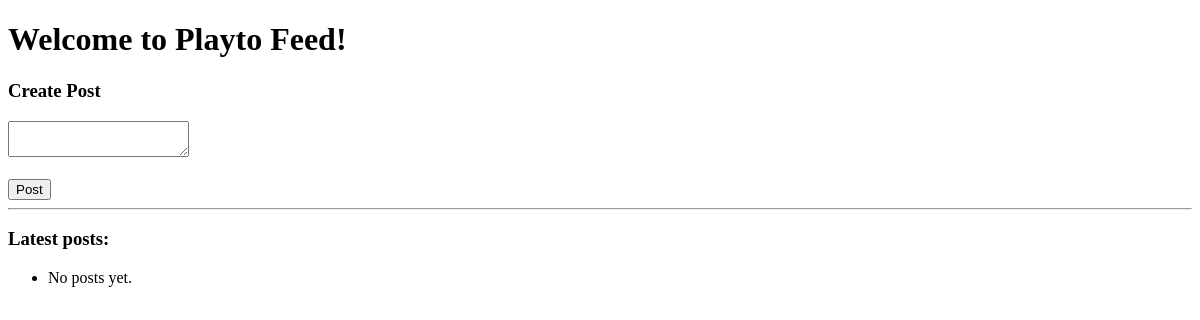
The app's page / (signed in), older data.
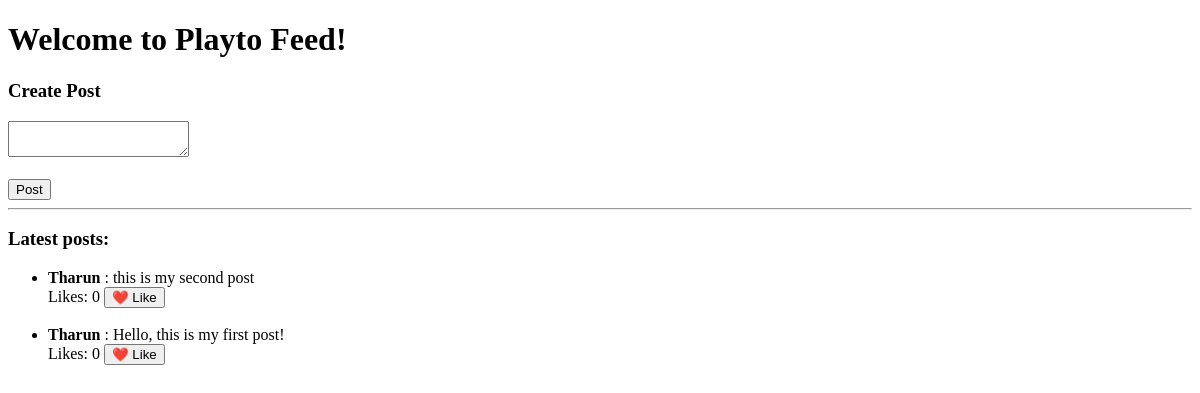
The same page, newer data.
### feed/models.py (models this page shows, shortened)
class Post(models.Model):
    author = models.ForeignKey(User, on_delete=models.CASCADE)
    content = models.TextField()
    created_at = models.DateTimeField(auto_now_add=True)

### feed/views.py (the view, shortened to what this page needs)
# urls.py: path("", home, name="home"),
@login_required
def home(request):
    posts = Post.objects.all().order_by("-created_at")
    liked_post_ids = Like.objects.filter(user=request.user, post__in=posts).values_list('post_id', flat=True)
    return render(request, "feed/home.html", {
        "posts": posts,
        "liked_post_ids": liked_post_ids
    })

### feed/templates/feed/home.html (shortened to what this page needs)
<!DOCTYPE html>
<html>
<head>
</head>
<body>
    <h1>Welcome to Playto Feed!</h1>
    <h3>Create Post</h3>
    <form method="POST">
        <textarea name="content" required></textarea><br><br>
        <button type="submit">Post</button>
    </form>
    <hr>
    <h3>Latest posts:</h3>
    <ul>
        {% for post in posts %}
        <li>
            <strong>
                {% if post.author %}
                    {{ post.author.username }}
                {% else %}
                    Unknown
                {% endif %}
            </strong>:
            {{ post.content }}
            <br>
            Likes: {{ post.likes.count }}
            <form method="POST" action="{% url 'like_post' post.id %}" style="display:inline;">
                {% if post.id in liked_post_ids %}
                    <button type="submit">💔 Unlike</button>
                {% else %}
                    <button type="submit">❤️ Like</button>
                {% endif %}
            </form>
        </li>
        <br>
        {% empty %}
        <li>No posts yet.</li>
        {% endfor %}
    </ul>
</body>
</html>

Row changes from the older to the newer data that the page shows:
added Post: author.username "Tharun", content "this is my second post", likes.count "0", shows "❤️ Like"
added Post: author.username "Tharun", content "Hello, this is my first post!", likes.count "0", shows "❤️ Like"
Text that changed along with them:
text no longer shown: "No posts yet."
